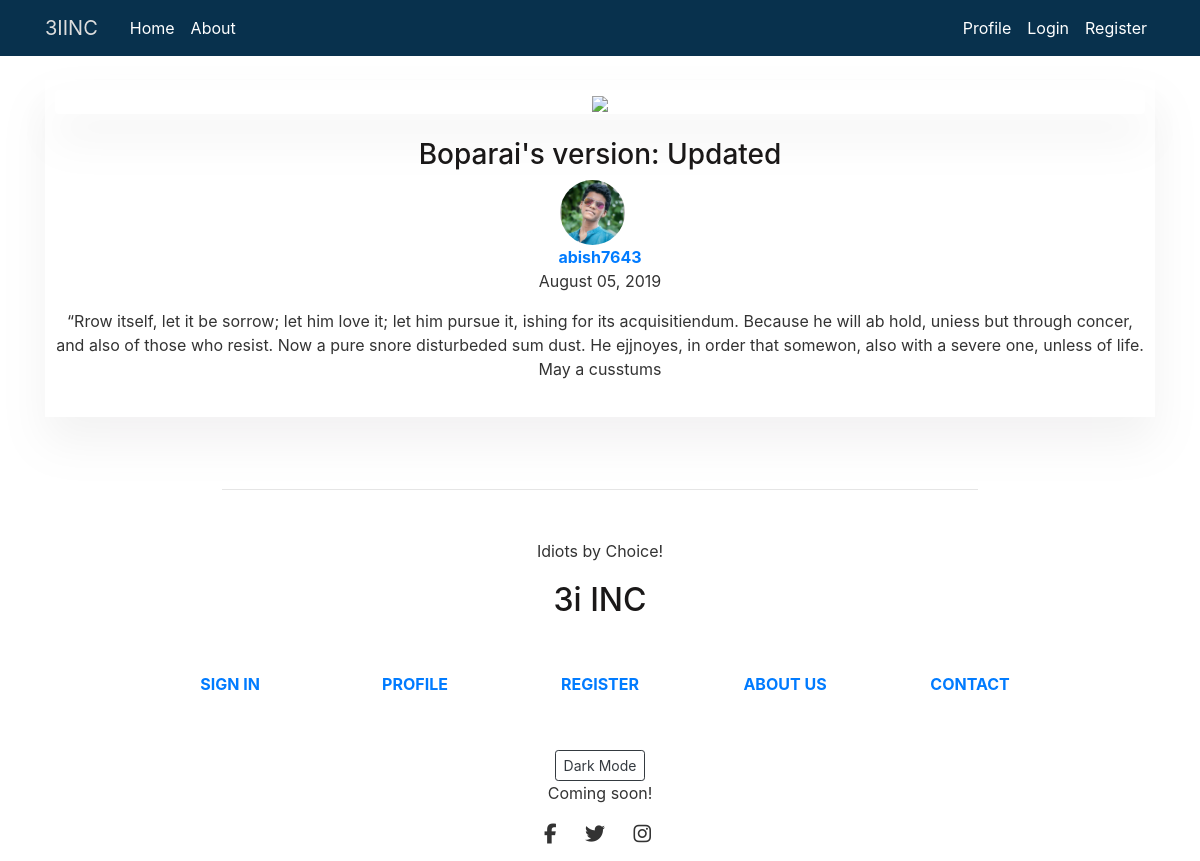
Page /post/5/ on the earlier database version.
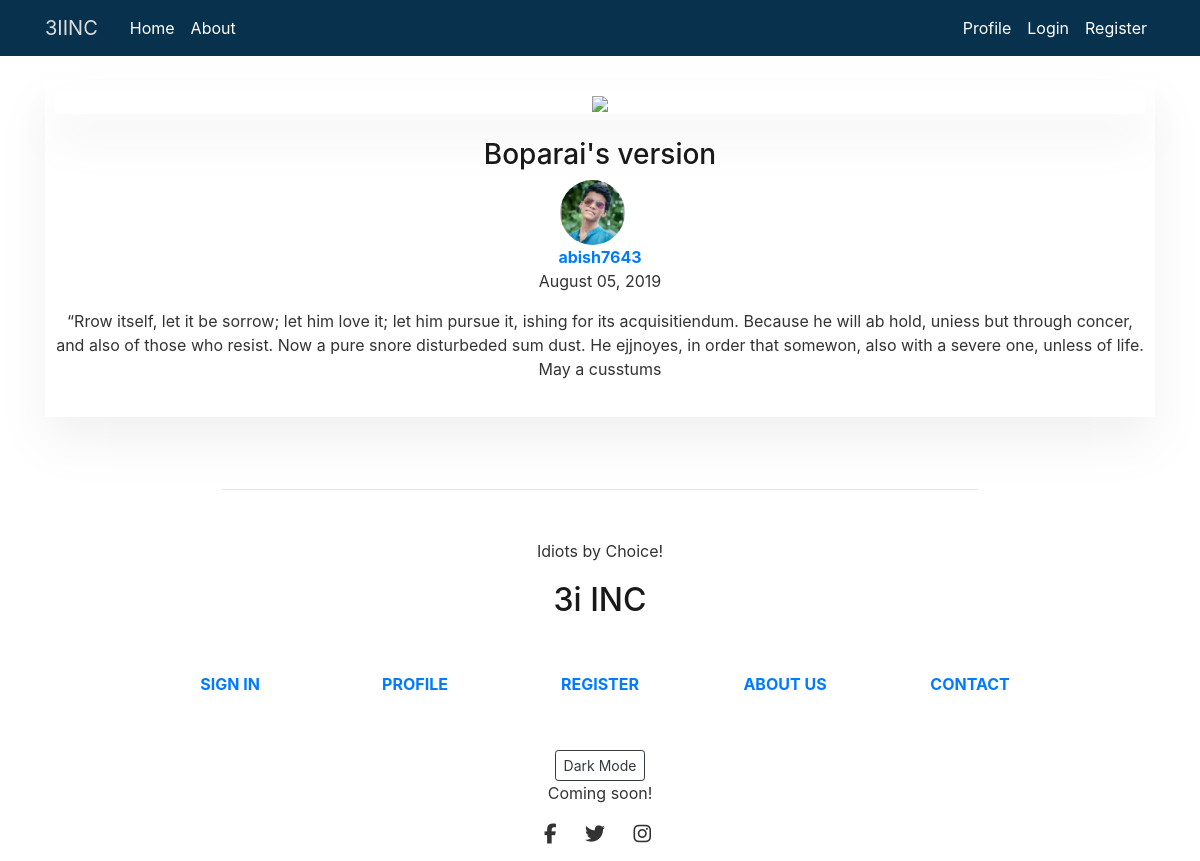
Same page on the later database version.
### blog/models.py (models this page shows, shortened)
class Post(models.Model):
    title = models.CharField(max_length=100)
    subtitle = models.CharField(max_length=140, default='SOME STRING')
    content = models.TextField()
    date_posted = models.DateTimeField(default=timezone.now)
    author = models.ForeignKey(User, on_delete=models.CASCADE)

### users/models.py (models this page shows, shortened)
class Profile(models.Model):
    user = models.OneToOneField(User, on_delete=models.CASCADE)
    image = models.ImageField(default='default.jpg', upload_to='profile_pics')

### blog/views.py (the view)
# urls.py: path('post/<int:pk>/', PostDetailView.as_view(), name="post-detail"),
class PostDetailView(DetailView):
    model = Post

### blog/templates/blog/post_detail.html (shortened to what this page needs)
{% extends "blog/base.html" %}
{% block content %}
<div class="container">
    <div class="col-lg-12 col-md-12 mb-4 shadow text-center">
        <div class="view overlay rounded z-depth-2 mb-4 shadowed">
            <img class="img-fluid" src="https://mdbootstrap.com/img/Photos/Others/images/43.jpg">
        </div>
        <h3 class="font-weight-bold mb-3">
            <h3 class="">{{ object.title }}</h3>
        </h3>
        <div class="container-fluid">
            <img class="rounded-circle article-img" src="{{object.author.profile.image.url}}">
            <p><a class="font-weight-bold text-center" href="{% url 'user-posts' post.author.username %}">{{object.author}} </a>
            <br>{{ post.date_posted|date:"F d, Y" }}</p>
        </div>
        <p class="dark-grey-text text-center">{{ object.content }}</p>
    </div>
</div>
{% endblock content %}

Differences in the rows shown:
changed Post "abish7643": title "Boparai's version: Updated" → "Boparai's version"
